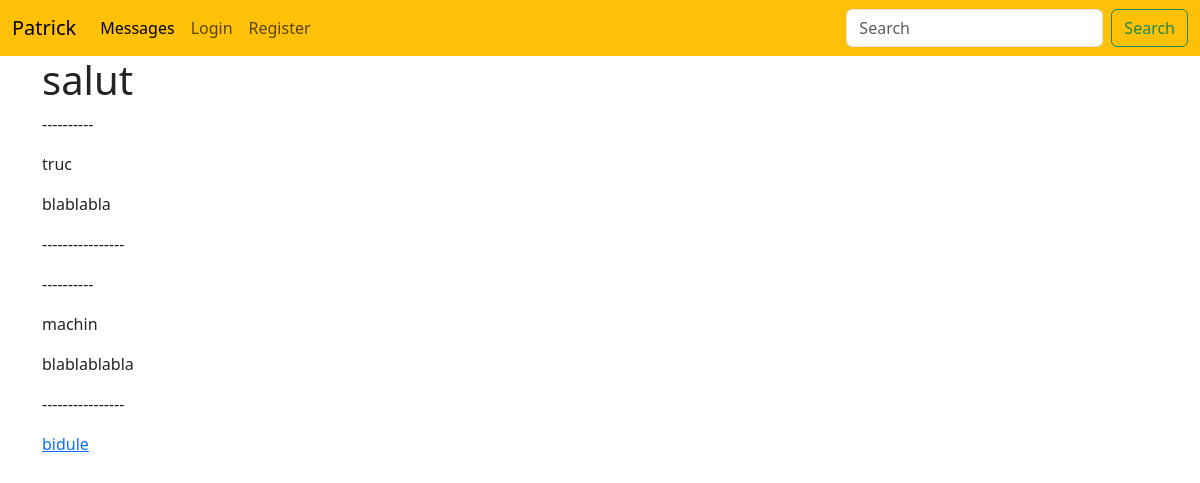
The page /website/messages on the database as committed earlier.
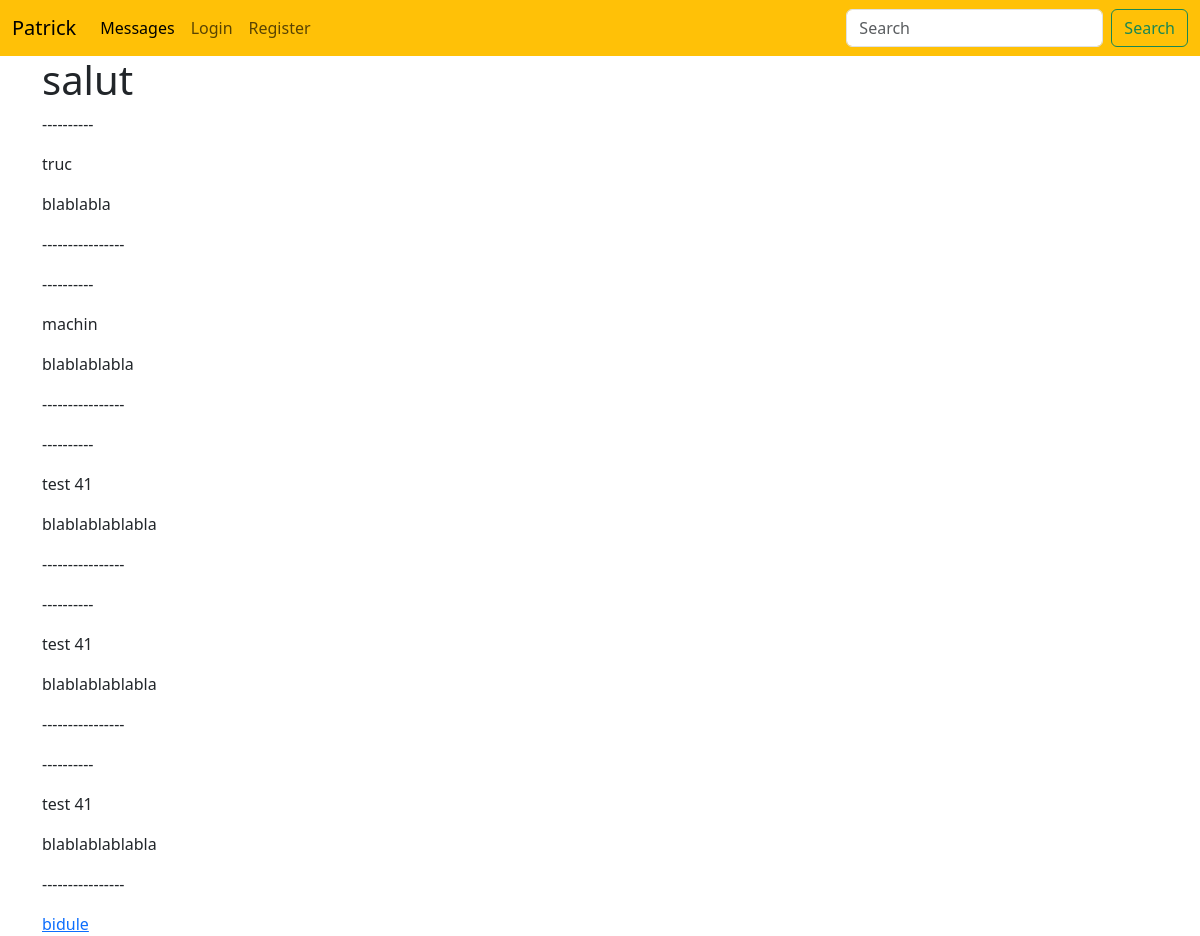
The same page on the database as committed later.
### website/models.py (models this page shows)
class Message(models.Model):
    title = models.CharField(max_length=255)
    content = models.CharField(max_length=1000)
    author = models.ForeignKey(User, null=False, on_delete=models.CASCADE, default="missing_author")
    category = models.ForeignKey(Category, null=True, on_delete=models.SET_NULL)

### website/views.py (the view)
# urls.py: path('messages', views.all_messages, name='all_messages'),
def all_messages(request):
    messages = Message.objects.all()
    context = {"messages":messages}
    return render(request, 'website/all.html', context)

### website/templates/website/all.html
{% extends 'website/base.html' %}
{% block content %}
<h1>salut</h1>
{% for message in messages %}
<p>----------</p>
    <p>{{ message.title }}</p>
   <p>{{ message.content }}</p>
<p>----------------</p>
{% endfor %}
<a href="{% url 'home_bidule' %}">bidule</a>
{% endblock %}

Rows that differ between the two databases and show on the page:
added Message: title "test 41", content "blablablablabla"
added Message: title "test 41", content "blablablablabla"
added Message: title "test 41", content "blablablablabla"
